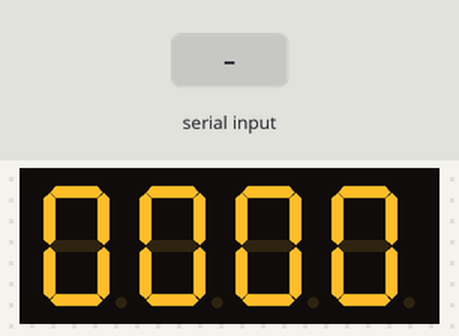
A sketch run on a simulated Arduino Uno, built with avr-gcc and run on an emulated ATmega328P. Shown: 4-digit seven-segment display. Wiring (inferred from the names in the program): 4-digit 7-segment display, segments lit when HIGH: segments pin 4, pin 2, pin 6, pin 8, pin 9, pin 3, pin 5, pin 7; digit selects pin 10, pin 11, pin 12, pin 13. The inputs (shaded band) are chosen by the test bench. The segment pins are drawn as the display they are named for.

Above: at 1.2 s.
1.3 s: "1\n" received over Serial
At 2.4 s:
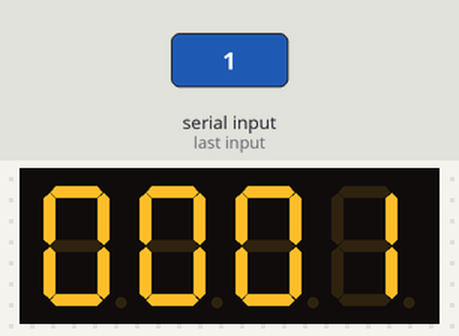
2.8 s: "2\n" received over Serial
At 3.5 s:
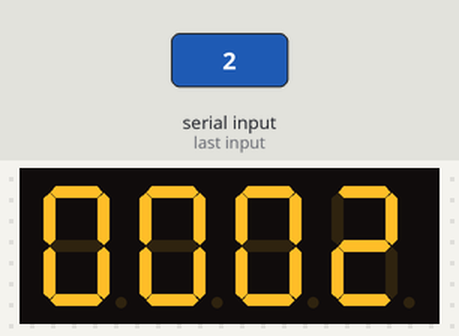
Timing chart, 0 to 5.8 s (numbered marks = the images above; inputs shaded):
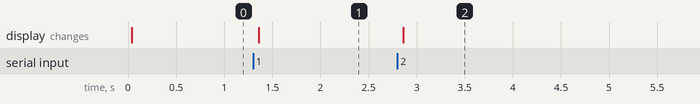

Measured:
- after the input at 1.3 s, the display: changes after 0.06 s (image 1)
- after the input at 2.8 s, the display: changes after 0.06 s (image 2)

The sketch:

countdown_arduino_UNO_R3.ino
```cpp
int pinA = 4, pinB = 2, pinC = 6, pinD = 8;
int pinE = 9, pinF = 3, pinG = 5, pinDP = 7;
int D1 = 10, D2 = 11, D3 = 12, D4 = 13;

String inputString = "0000";

void setup() {
  Serial.begin(9600);

  pinMode(pinA, OUTPUT); pinMode(pinB, OUTPUT); pinMode(pinC, OUTPUT); pinMode(pinD, OUTPUT);
  pinMode(pinE, OUTPUT); pinMode(pinF, OUTPUT); pinMode(pinG, OUTPUT); pinMode(pinDP, OUTPUT);
  pinMode(D1, OUTPUT); pinMode(D2, OUTPUT); pinMode(D3, OUTPUT); pinMode(D4, OUTPUT);

  clearDisplay();
}

void loop() {
  // Read serial if available
  if (Serial.available()) {
    inputString = Serial.readStringUntil('\n');
    inputString.trim();  // remove newline or spaces
    if (inputString.length() < 4) {
      inputString = String("0000" + inputString).substring(inputString.length());
    }
  }

  displayNumber(inputString);
}

void displayNumber(String number) {
  for (int i = 0; i < 4; i++) {
    activateDigit(i);
    displayDigit(number.charAt(i));
    delay(2);
    clearDisplay();
  }
}

// Display one digit
void displayDigit(char ch) {
  bool segments[7] = {0};
  switch (ch) {
    case '0': segments[0]=1;segments[1]=1;segments[2]=1;segments[3]=1;segments[4]=1;segments[5]=1; break;
    case '1': segments[1]=1;segments[2]=1; break;
    case '2': segments[0]=1;segments[1]=1;segments[6]=1;segments[4]=1;segments[3]=1; break;
    case '3': segments[0]=1;segments[1]=1;segments[2]=1;segments[3]=1;segments[6]=1; break;
    case '4': segments[1]=1;segments[2]=1;segments[5]=1;segments[6]=1; break;
    case '5': segments[0]=1;segments[2]=1;segments[3]=1;segments[5]=1;segments[6]=1; break;
    case '6': segments[0]=1;segments[2]=1;segments[3]=1;segments[4]=1;segments[5]=1;segments[6]=1; break;
    case '7': segments[0]=1;segments[1]=1;segments[2]=1; break;
    case '8': segments[0]=1;segments[1]=1;segments[2]=1;segments[3]=1;segments[4]=1;segments[5]=1;segments[6]=1; break;
    case '9': segments[0]=1;segments[1]=1;segments[2]=1;segments[3]=1;segments[5]=1;segments[6]=1; break;
  }
  digitalWrite(pinA, segments[0]);
  digitalWrite(pinB, segments[1]);
  digitalWrite(pinC, segments[2]);
  digitalWrite(pinD, segments[3]);
  digitalWrite(pinE, segments[4]);
  digitalWrite(pinF, segments[5]);
  digitalWrite(pinG, segments[6]);
}

void activateDigit(int digit) {
  digitalWrite(D1, digit != 0);
  digitalWrite(D2, digit != 1);
  digitalWrite(D3, digit != 2);
  digitalWrite(D4, digit != 3);
}

void clearDisplay() {
  digitalWrite(D1, HIGH);
  digitalWrite(D2, HIGH);
  digitalWrite(D3, HIGH);
  digitalWrite(D4, HIGH);
}
```
